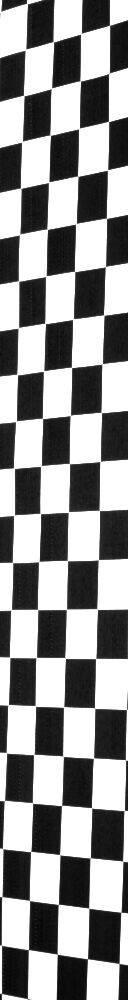
#> input picture data/calibration/Massstab/Checkerboard_Pattern_10mm - Kopie.tif, 128 x 1000 px
$ python smooth_first_versuch1.py '../../data/calibration/Massstab/Checkerboard_Pattern_10mm - Kopie.tif'
#> lines starting #> are read from the running program, lines starting #| are printed output that depends on the picture
from __future__ import annotations

import argparse
from pathlib import Path

import numpy as np
from PIL import Image


ROOT = Path(__file__).resolve().parents[2]
DEFAULT_OUTPUT_DIR = ROOT / 'data' / 'preprocessed'


def load_grayscale_image(path: Path) -> np.ndarray:
    with Image.open(path) as image:
#> image is the input picture: PIL image 128x1000 L; min 5, max 255, mean 144.9
        return np.array(image.convert('L'), dtype=np.uint8)


def median_filter(image: np.ndarray, kernel_size: int = 3) -> np.ndarray:
#> called with kernel_size = 3
    pad = kernel_size // 2
    padded = np.pad(image, pad_width=pad, mode='edge')
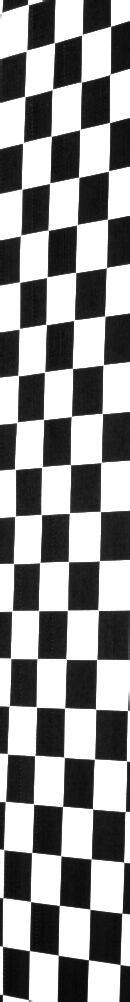
#> padded: shape (1002, 130); min 5, max 255, mean 144.9
    windows = np.lib.stride_tricks.sliding_window_view(padded, (kernel_size, kernel_size))
    filtered = np.median(windows, axis=(-2, -1))
    return filtered.astype(np.uint8)


def build_output_path(input_path: Path, output_path: Path | None, suffix: str) -> Path:
    if output_path is not None:
        return output_path
    return DEFAULT_OUTPUT_DIR / f'{input_path.stem}{suffix}.png'


def parse_args() -> argparse.Namespace:
    parser = argparse.ArgumentParser(description='Apply median smoothing to a grayscale image.')
    parser.add_argument('input_image', type=Path, help='Path to the input TIFF/PNG image.')
    parser.add_argument('--output', type=Path, default=None, help='Optional explicit output file path.')
    parser.add_argument('--kernel-size', type=int, default=3, help='Odd median filter size, default 3.')
    parser.add_argument('--suffix', default='_smoothed', help='Suffix used when no explicit output path is given.')
    return parser.parse_args()


def main() -> None:
    args = parse_args()
    if args.kernel_size < 1 or args.kernel_size % 2 == 0:
        raise ValueError('kernel-size must be a positive odd number.')

    input_path = args.input_image.resolve()
    output_path = build_output_path(input_path, args.output, args.suffix)
    output_path.parent.mkdir(parents=True, exist_ok=True)

    image = load_grayscale_image(input_path)
    smoothed = median_filter(image, kernel_size=args.kernel_size)
    Image.fromarray(smoothed, mode='L').save(output_path)

    print(f'Input: {input_path}')
    print(f'Output: {output_path}')
    print(f'Size: {image.shape[1]}x{image.shape[0]}')
#| Size: 128x1000
    print(f'Kernel: {args.kernel_size}x{args.kernel_size}')


if __name__ == '__main__':
    main()
